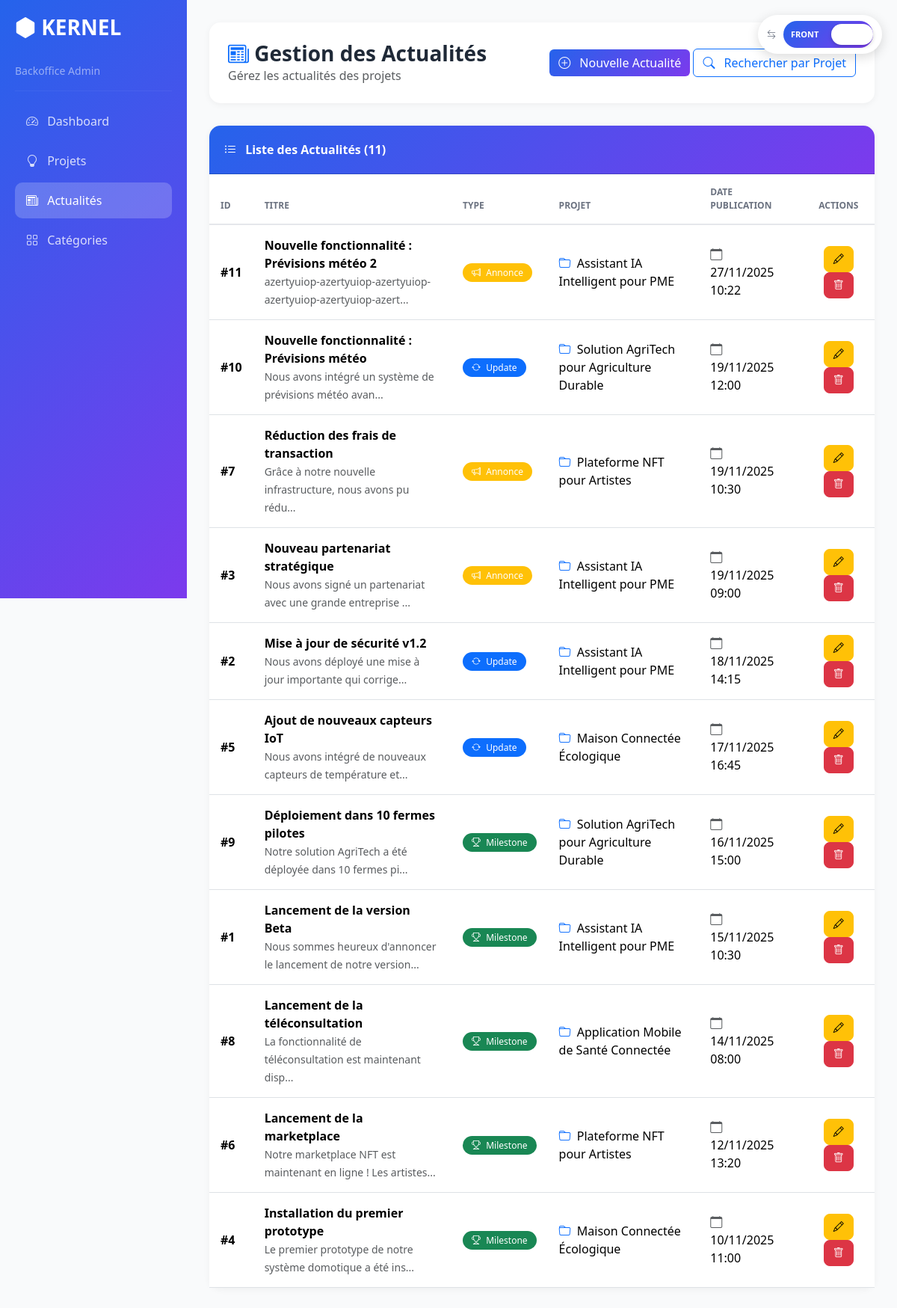
Screenshot of /view/BackOffice/actualite/listeActualite.php with the database file from the repository.
### tables this page shows
CREATE TABLE `actualite` (
  `id` int(11) NOT NULL,
  `titre` varchar(200) NOT NULL,
  `contenu` text NOT NULL,
  `date_publication` datetime DEFAULT current_timestamp(),
  `type` enum('milestone','update','announcement') DEFAULT 'update',
  `projet_id` int(11) NOT NULL
);

CREATE TABLE `projet` (
  `id` int(11) NOT NULL,
  `titre` varchar(200) DEFAULT NULL,
  `description` text DEFAULT NULL,
  `budget_requis` decimal(10,2) DEFAULT NULL,
  `budget_actuel` decimal(10,2) DEFAULT NULL,
  `statut` enum('idee','prototype','mvp','production') DEFAULT 'idee',
  `date_creation` datetime DEFAULT NULL,
  `user_id` int(11) DEFAULT NULL
);

### controller/actualitecontroller.php (called while the page is built, shortened)
<?php
class ActualiteController
{
    public function listActualites()
    {
        $sql = "SELECT a.*, p.titre as projet_titre
                FROM actualite a
                INNER JOIN projet p ON a.projet_id = p.id
                ORDER BY a.date_publication DESC";
        $db = config::getConnexion();
        try {
            $list = $db->query($sql);
            return $list->fetchAll(PDO::FETCH_ASSOC);
        } catch (Exception $e) {
            die('Error: ' . $e->getMessage());
        }
    }
}
?>

### view/BackOffice/actualite/listeActualite.php (the view, shortened to what this page needs)
<?php
include_once(__DIR__ . '/../../../controller/actualitecontroller.php');
include_once(__DIR__ . '/../../components/office-switch.php');
$actualiteController = new ActualiteController();
$actualites = $actualiteController->listActualites();
?>
<!DOCTYPE html>
<html lang="fr">
<head>
    <link href="https://cdn.jsdelivr.net/npm/bootstrap@5.3.1/dist/css/bootstrap.min.css" rel="stylesheet">
    <link rel="stylesheet" href="https://cdn.jsdelivr.net/npm/bootstrap-icons@1.10.0/font/bootstrap-icons.min.css">
</head>
<body>
    <?php echo renderOfficeSwitch('back', 'actualite'); ?>
    <div class="container-fluid">
        <div class="row">
            <div class="sidebar">
                <h3><i class="bi bi-hexagon-fill"></i> KERNEL</h3>
                <p class="text-white-50 small">Backoffice Admin</p>
                <hr style="border-color: rgba(255,255,255,0.2);">
                <ul class="nav flex-column">
                    <li class="nav-item">
                        <a class="nav-link" href="../dashboard.php">
                            <i class="bi bi-speedometer2 me-2"></i> Dashboard
                        </a>
                    </li>
                    <li class="nav-item">
                        <a class="nav-link" href="../projet/listeProjet.php">
                            <i class="bi bi-lightbulb me-2"></i> Projets
                        </a>
                    </li>
                    <li class="nav-item">
                        <a class="nav-link active" href="listeActualite.php">
                            <i class="bi bi-newspaper me-2"></i> Actualités
                        </a>
                    </li>
                    <li class="nav-item">
                        <a class="nav-link" href="../categorie/listeCategorie.php">
                            <i class="bi bi-grid me-2"></i> Catégories
                        </a>
                    </li>
                </ul>
            </div>
            <div class="main-content">
                <div class="page-header d-flex justify-content-between align-items-center">
                    <div>
                        <h1><i class="bi bi-newspaper text-primary"></i> Gestion des Actualités</h1>
                        <p class="text-muted mb-0">Gérez les actualités des projets</p>
                    </div>
                    <div>
                        <a href="ajouterActualite.php" class="btn btn-primary">
                            <i class="bi bi-plus-circle me-2"></i> Nouvelle Actualité
                        </a>
                        <a href="searchActualites.php" class="btn btn-outline-primary">
                            <i class="bi bi-search me-2"></i> Rechercher par Projet
                        </a>
                    </div>
                </div>
                <div class="card">
                    <div class="card-header">
                        <i class="bi bi-list-ul me-2"></i> Liste des Actualités (<?php echo count($actualites); ?>)
                    </div>
                    <div class="card-body p-0">
                        <?php if (empty($actualites)): ?>
                            <div class="text-center py-5">
                                <i class="bi bi-inbox" style="font-size: 48px; color: #E5E7EB;"></i>
                                <p class="text-muted mt-3">Aucune actualité pour le moment</p>
                                <a href="ajouterActualite.php" class="btn btn-primary">
                                    <i class="bi bi-plus-circle me-2"></i> Créer la première actualité
                                </a>
                            </div>
                        <?php else: ?>
                            <div class="table-responsive">
                                <table class="table table-hover mb-0">
                                    <thead>
                                        <tr>
                                            <th>ID</th>
                                            <th>Titre</th>
                                            <th>Type</th>
                                            <th>Projet</th>
                                            <th>Date Publication</th>
                                            <th class="text-center">Actions</th>
                                        </tr>
                                    </thead>
                                    <tbody>
                                        <?php foreach ($actualites as $actu):
                                            $typeBadges = [
                                                'milestone' => ['class' => 'bg-success', 'icon' => 'trophy', 'text' => 'Milestone'],
                                                'update' => ['class' => 'bg-primary', 'icon' => 'arrow-repeat', 'text' => 'Update'],
                                                'announcement' => ['class' => 'bg-warning', 'icon' => 'megaphone', 'text' => 'Annonce']
                                            ];
                                            $badge = $typeBadges[$actu['type']] ?? $typeBadges['update'];
                                        ?>
                                            <tr>
                                                <td><strong>#<?php echo $actu['id']; ?></strong></td>
                                                <td>
                                                    <strong><?php echo htmlspecialchars($actu['titre']); ?></strong>
                                                    <br>
                                                    <small class="text-muted">
                                                        <?php echo htmlspecialchars(substr($actu['contenu'], 0, 60)) . '...'; ?>
                                                    </small>
                                                </td>
                                                <td>
                                                    <span class="badge <?php echo $badge['class']; ?>">
                                                        <i class="bi bi-<?php echo $badge['icon']; ?> me-1"></i>
                                                        <?php echo $badge['text']; ?>
                                                    </span>
                                                </td>
                                                <td>
                                                    <i class="bi bi-folder text-primary me-1"></i>
                                                    <?php echo htmlspecialchars($actu['projet_titre']); ?>
                                                </td>
                                                <td>
                                                    <i class="bi bi-calendar text-muted me-1"></i>
                                                    <?php echo date('d/m/Y H:i', strtotime($actu['date_publication'])); ?>
                                                </td>
                                                <td class="text-center">
                                                    <a href="modifierActualite.php?id=<?php echo $actu['id']; ?>"
                                                       class="btn btn-sm btn-warning btn-action"
                                                       title="Modifier">
                                                        <i class="bi bi-pencil"></i>
                                                    </a>
                                                    <a href="supprimerActualite.php?id=<?php echo $actu['id']; ?>"
                                                       class="btn btn-sm btn-danger btn-action"
                                                       onclick="return confirm('Êtes-vous sûr de vouloir supprimer cette actualité ?');"
                                                       title="Supprimer">
                                                        <i class="bi bi-trash"></i>
                                                    </a>
                                                </td>
                                            </tr>
                                        <?php endforeach; ?>
                                    </tbody>
                                </table>
                            </div>
                        <?php endif; ?>
                    </div>
                </div>
            </div>
        </div>
    </div>
</body>
</html>

### view/components/office-switch.php (shortened to what this page needs)
<?php
function renderOfficeSwitch($currentOffice = 'front', $section = 'projet', $id = null) {
    $isFront = ($currentOffice === 'front');
    ?>
    <div class="office-switch-container">
        <span class="office-switch-label">
            <i class="bi bi-arrow-left-right"></i>
        </span>
        <label class="office-switch">
            <span class="office-slider">
                <span class="office-text front">Front</span>
                <span class="office-text back">Back</span>
            </span>
        </label>
    </div>
    <?php
    return ob_get_clean();
}
?>

### view/BackOffice/actualite/listeActualite.php (style rules this page uses)
:root { --primary: #2563EB; --secondary: #7C3AED; --accent: #F59E0B; }
body { background: #F9FAFB; overflow-x: hidden; }
.sidebar { background: linear-gradient(135deg, var(--primary), var(--secondary)); min-height: 100vh; color: white; position: fixed; width: 250px; padding: 20px; left: 0; top: 0; z-index: 1000; }
.sidebar h3 { font-weight: 700; margin-bottom: 30px; }
.sidebar .nav-link { color: rgba(255,255,255,0.8); padding: 12px 15px; border-radius: 10px; margin-bottom: 5px; transition: all 0.3s; }
.sidebar .nav-link:hover, .sidebar .nav-link.active { background: rgba(255,255,255,0.2); color: white; }
.main-content { margin-left: 250px; padding: 30px; min-height: 100vh; width: calc(100% - 250px); overflow-x: hidden; }
.page-header { background: white; padding: 25px; border-radius: 15px; box-shadow: 0 2px 10px rgba(0,0,0,0.05); margin-bottom: 30px; }
.page-header h1 { font-size: 28px; font-weight: 700; color: #1F2937; margin: 0; }
.card { border: none; border-radius: 15px; box-shadow: 0 2px 10px rgba(0,0,0,0.05); }
.card-header { background: linear-gradient(135deg, var(--primary), var(--secondary)); color: white; border-radius: 15px 15px 0 0 !important; padding: 20px; font-weight: 600; }
.table { margin: 0; }
.table thead th { border-bottom: 2px solid #E5E7EB; color: #6B7280; font-weight: 600; text-transform: uppercase; font-size: 12px; padding: 15px; }
.table tbody td { padding: 15px; vertical-align: middle; }
.badge { padding: 6px 12px; font-weight: 500; border-radius: 20px; }
.btn-action { padding: 6px 12px; border-radius: 8px; font-size: 14px; margin: 0 2px; }
.btn-primary { background: linear-gradient(135deg, var(--primary), var(--secondary)); border: none; }

### view/components/office-switch.php (style rules this page uses)
.office-switch-container { position: fixed; top: 20px; right: 20px; z-index: 9999; background: white; padding: 8px 12px; border-radius: 50px; box-shadow: 0 4px 15px rgba(0,0,0,0.15); display: flex; align-items: center; gap: 10px; }
.office-switch-label { font-size: 12px; font-weight: 600; color: #6B7280; text-transform: uppercase; }
.office-switch { position: relative; display: inline-block; width: 120px; height: 36px; }
.office-slider { position: absolute; cursor: pointer; top: 0; left: 0; right: 0; bottom: 0; background: linear-gradient(135deg, #2563EB, #7C3AED); transition: .4s; border-radius: 34px; display: flex; align-items: center; justify-content: space-between; padding: 0 8px; }
.office-slider:before { position: absolute; content: ""; height: 28px; width: 56px; left: 4px; bottom: 4px; background-color: white; transition: .4s; border-radius: 34px; box-shadow: 0 2px 5px rgba(0,0,0,0.2); }
input:checked + .office-slider:before { transform: translateX(60px); }
.office-text { font-size: 11px; font-weight: 700; color: white; z-index: 1; pointer-events: none; text-transform: uppercase; }
.office-text.front { margin-left: 2px; }
.office-text.back { margin-right: 2px; }

### rows the page displays
actualite: id "11", titre "Nouvelle fonctionnalité : Prévisions météo 2", contenu "azertyuiop-azertyuiop-azertyuiop-azertyuiop-azertyuiop-azert", type "Annonce", projet.titre "Assistant IA Intelligent pour PME", date_publication "27/11/2025 10:22"
actualite: id "10", titre "Nouvelle fonctionnalité : Prévisions météo", contenu "Nous avons intégré un système de prévisions météo avan", type "Update", projet.titre "Solution AgriTech pour Agriculture Durable", date_publication "19/11/2025 12:00"
actualite: id "7", titre "Réduction des frais de transaction", contenu "Grâce à notre nouvelle infrastructure, nous avons pu rédu", type "Annonce", projet.titre "Plateforme NFT pour Artistes", date_publication "19/11/2025 10:30"
actualite: id "3", titre "Nouveau partenariat stratégique", contenu "Nous avons signé un partenariat avec une grande entreprise", type "Annonce", projet.titre "Assistant IA Intelligent pour PME", date_publication "19/11/2025 09:00"
actualite: id "2", titre "Mise à jour de sécurité v1.2", contenu "Nous avons déployé une mise à jour importante qui corrige", type "Update", projet.titre "Assistant IA Intelligent pour PME", date_publication "18/11/2025 14:15"
actualite: id "5", titre "Ajout de nouveaux capteurs IoT", contenu "Nous avons intégré de nouveaux capteurs de température et", type "Update", projet.titre "Maison Connectée Écologique", date_publication "17/11/2025 16:45"
actualite: id "9", titre "Déploiement dans 10 fermes pilotes", contenu "Notre solution AgriTech a été déployée dans 10 fermes pi", type "Milestone", projet.titre "Solution AgriTech pour Agriculture Durable", date_publication "16/11/2025 15:00"
actualite: id "1", titre "Lancement de la version Beta", contenu "Nous sommes heureux d'annoncer le lancement de notre version", type "Milestone", projet.titre "Assistant IA Intelligent pour PME", date_publication "15/11/2025 10:30"
actualite: id "8", titre "Lancement de la téléconsultation", contenu "La fonctionnalité de téléconsultation est maintenant disp", type "Milestone", projet.titre "Application Mobile de Santé Connectée", date_publication "14/11/2025 08:00"
actualite: id "6", titre "Lancement de la marketplace", contenu "Notre marketplace NFT est maintenant en ligne ! Les artistes", type "Milestone", projet.titre "Plateforme NFT pour Artistes", date_publication "12/11/2025 13:20"
actualite: id "4", titre "Installation du premier prototype", contenu "Le premier prototype de notre système domotique a été ins", type "Milestone", projet.titre "Maison Connectée Écologique", date_publication "10/11/2025 11:00"

### other values shown
count($actualites) "11"
